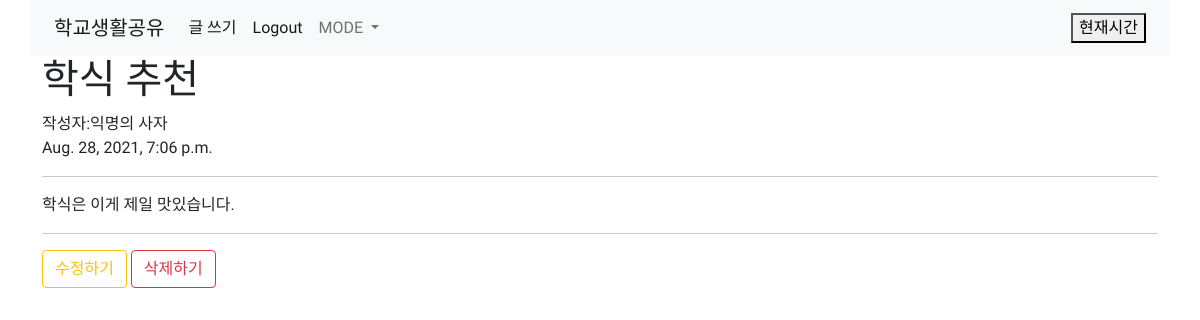
Screenshot of /schoolapp/5 (signed in) with the database file from the repository.
### schoolapp/models.py (models this page shows, shortened)
class Schoolapp(models.Model):
    title = models.CharField(max_length=200)
    writer = models.CharField(max_length=200, default="익명의 사자")
    pub_date = models.DateTimeField(auto_now_add=True)
    body = models.TextField()
    image = models.ImageField(upload_to = "schoolapp/", blank = True, null = True)
    image_thumbnail = ImageSpecField(source = 'image', processors = [ResizeToFill(250, 230)])
    tags = models.ManyToManyField(Tag, blank=True)

### schoolapp/views.py (the view)
# urls.py: path('<str:id>',detail,name="detail"),
def detail(request,id):
    schoolapp = get_object_or_404(Schoolapp, pk = id)
    return render (request, 'detail.html', {'schoolapp':schoolapp})

### schoolapp/templates/detail.html (shortened to what this page needs)
{% extends 'base.html' %}
{% block content %}
    <h1>{{schoolapp.title}}</h1>
    <div>
    작성자:{{schoolapp.writer}}
    <br>
    {{schoolapp.pub_date}}
    </div>
    <hr>
    <p>{{schoolapp.body | linebreaks}}</p>
    <hr>
    {% if user.is_authenticated%}
        <a href="{% url 'edit' schoolapp.id %}" class="btn btn-outline-warning"> 수정하기 </a>
        <a href="{% url 'delete' schoolapp.id %}" class="btn btn-outline-danger"> 삭제하기 </a>
    {% endif %}
{% endblock %}

### schoolproject/templates/base.html (style rules this page uses)
body { font-family: 'Do Hyeon', sans-serif; text-align: left; }

### rows the page displays
Schoolapp: title "학식 추천", writer "익명의 사자", pub_date "Aug. 28, 2021, 7:06 p.m.", body "학식은 이게 제일 맛있습니다."
